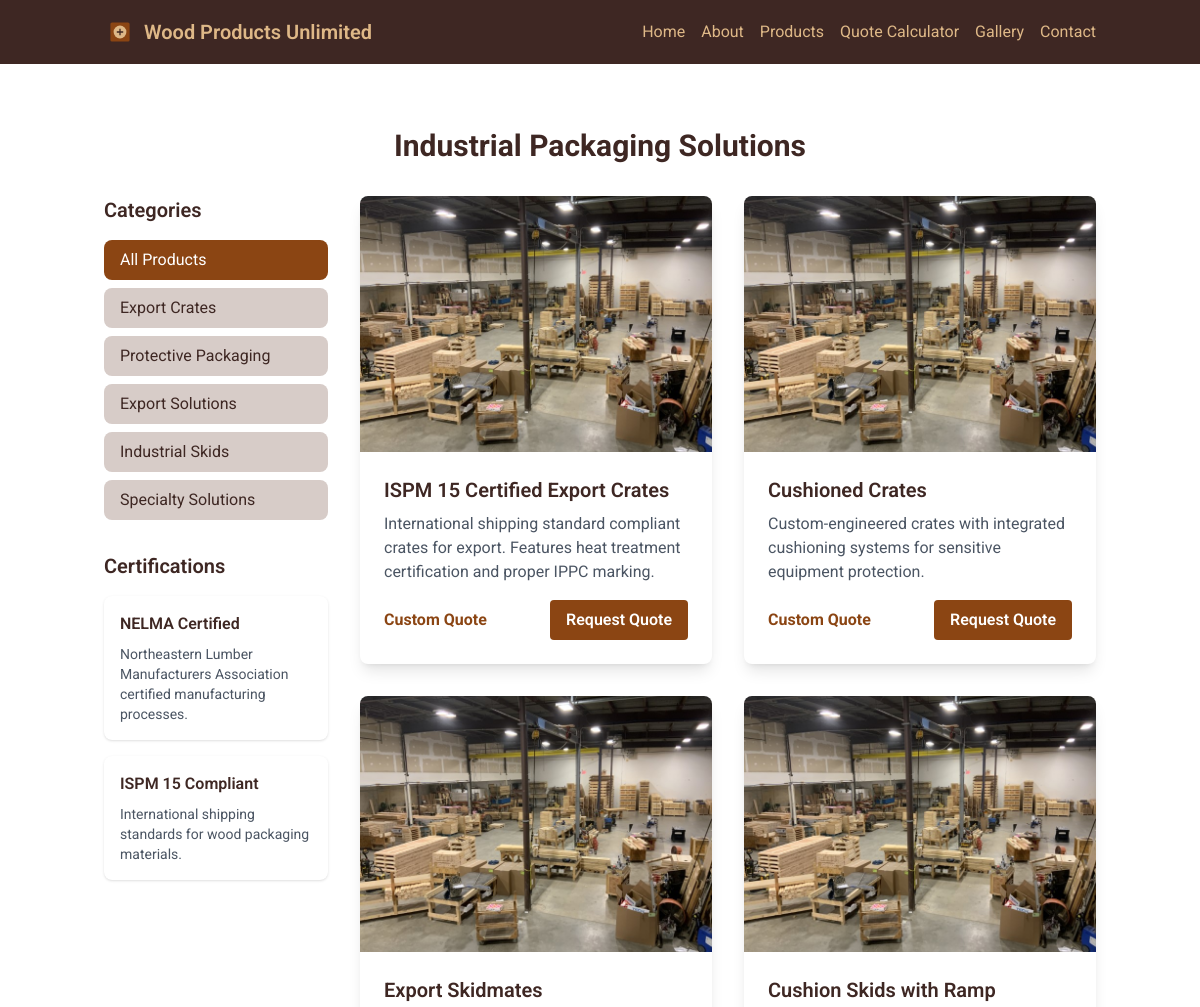
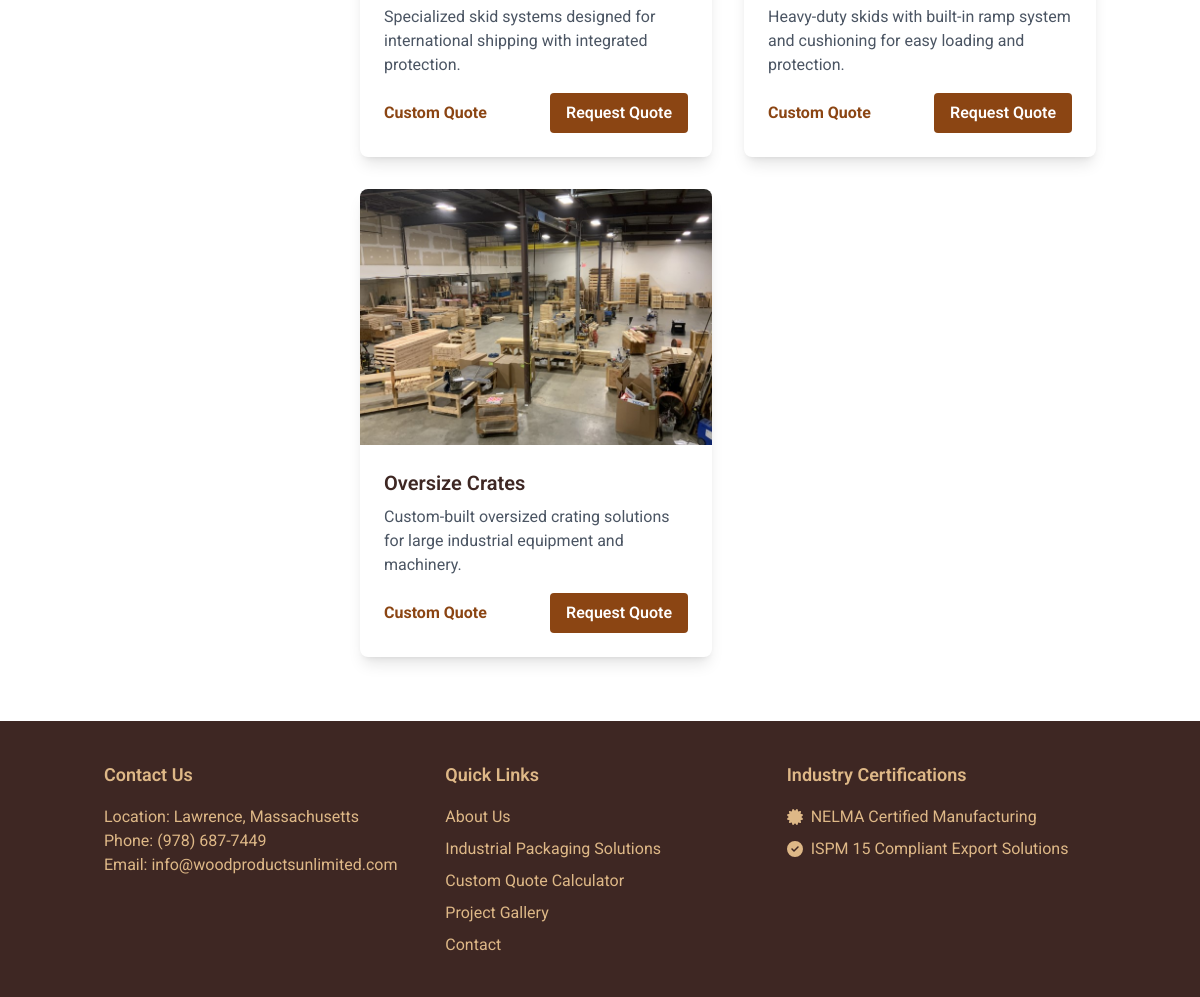
/products, run on an earlier commit of the app's database (2 pictures, top to bottom).
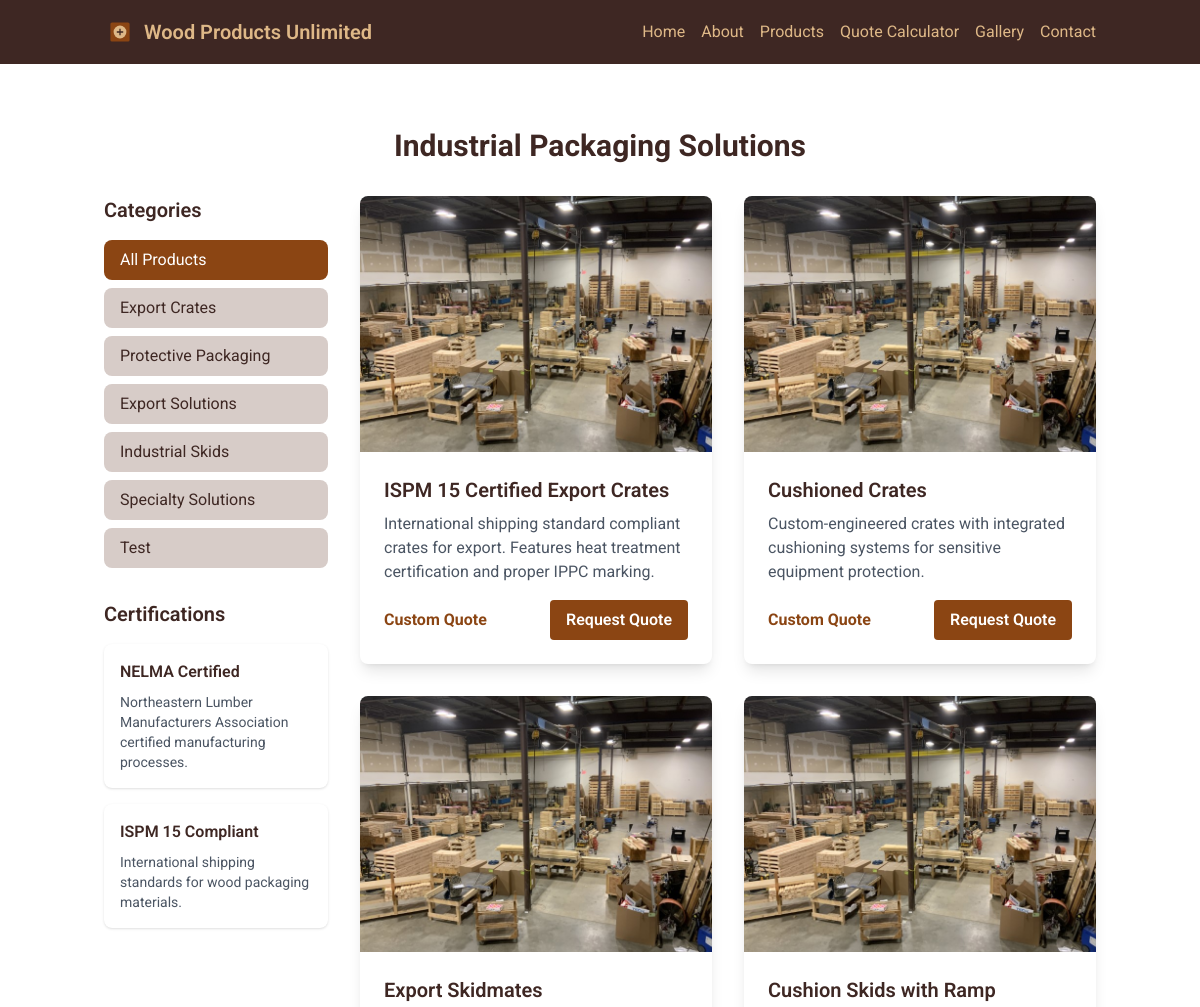
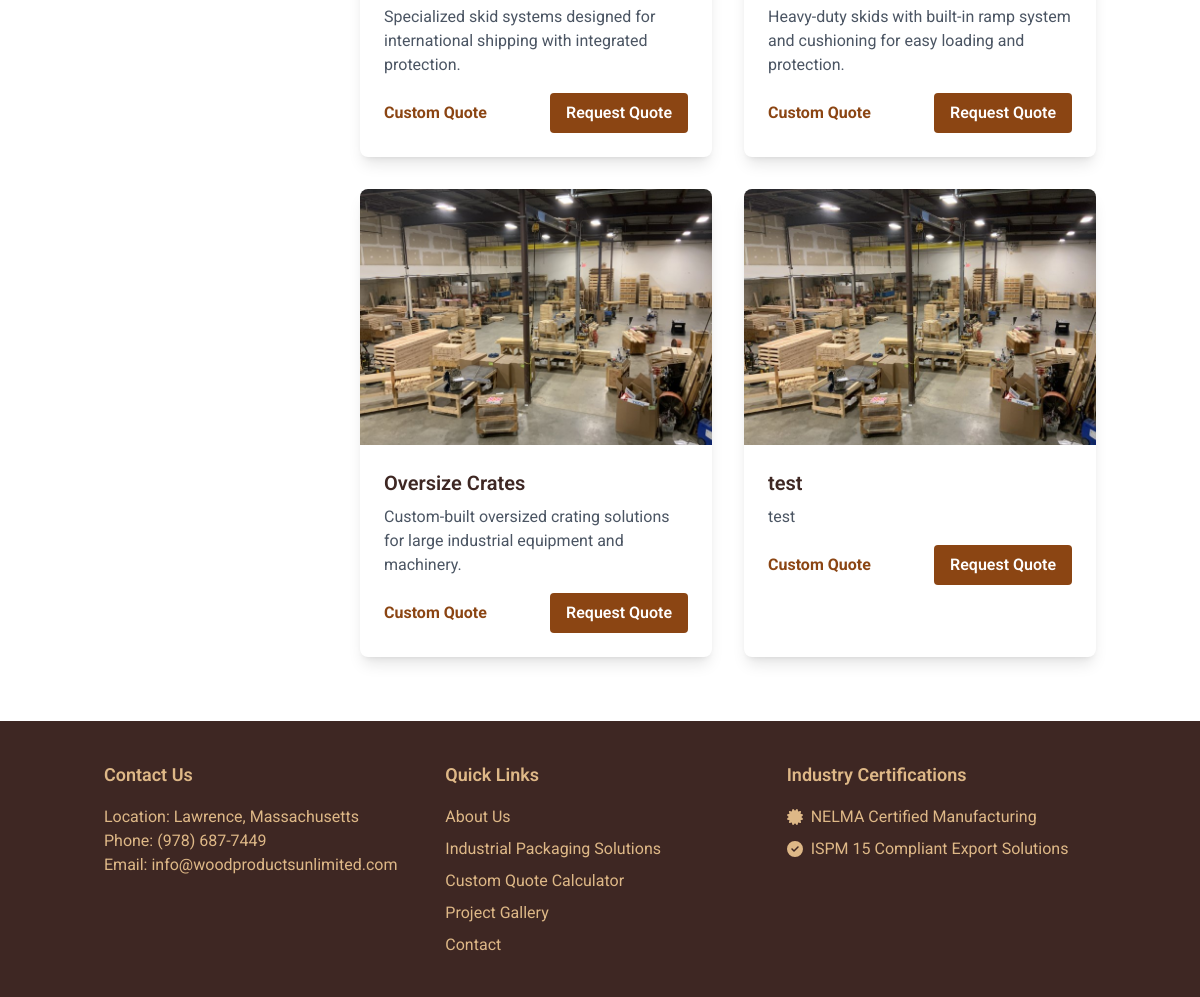
And on a later commit of the database (2 pictures, top to bottom).
### models.py (models this page shows)
class Product(db.Model):
    id = db.Column(db.Integer, primary_key=True)
    name = db.Column(db.String(100), nullable=False)
    description = db.Column(db.Text, nullable=False)
    category = db.Column(db.String(50), nullable=False)
    image_url = db.Column(db.String(200), nullable=False)
    price = db.Column(db.Float, nullable=False)
    created_at = db.Column(db.DateTime, default=datetime.utcnow)

### routes.py (the view)
@app.route('/products')
def products():
    category = request.args.get('category')
    if category:
        products = Product.query.filter_by(category=category).all()
    else:
        products = Product.query.all()
    categories = db.session.query(Product.category).distinct()
    return render_template('products.html',
                           products=products,
                           categories=categories)

### routes.py (called while the page is built)
@app.context_processor
def utility_processor():
    def get_categories():
        return db.session.query(Product.category).distinct()
    return dict(get_categories=get_categories)

### templates/products.html (shortened to what this page needs)
{% extends "base.html" %}
{% block content %}
<div class="container mx-auto px-4 py-16">
    <h1 class="text-3xl font-bold text-center mb-8">Industrial Packaging Solutions</h1>
    <div class="grid grid-cols-1 md:grid-cols-4 gap-8">
        <div class="md:col-span-1">
            <h2 class="text-xl font-semibold mb-4">Categories</h2>
            <div class="space-y-2">
                <a href="/products" class="block px-4 py-2 rounded-lg {% if not request.args.get('category') %}bg-wood-brown text-white{% else %}bg-wood-accent hover:bg-wood-brown hover:text-white{% endif %} transition duration-300">
                    All Products
                </a>
                {% for category in categories %}
                <a href="/products?category={{ category[0] }}"
                   class="block px-4 py-2 rounded-lg {% if request.args.get('category') == category[0] %}bg-wood-brown text-white{% else %}bg-wood-accent hover:bg-wood-brown hover:text-white{% endif %} transition duration-300">
                    {{ category[0] }}
                </a>
                {% endfor %}
            </div>
            <div class="mt-8">
                <h2 class="text-xl font-semibold mb-4">Certifications</h2>
                <div class="space-y-4">
                    <div class="p-4 bg-white rounded-lg shadow">
                        <h3 class="font-semibold mb-2">NELMA Certified</h3>
                        <p class="text-sm text-gray-600">Northeastern Lumber Manufacturers Association certified manufacturing processes.</p>
                    </div>
                    <div class="p-4 bg-white rounded-lg shadow">
                        <h3 class="font-semibold mb-2">ISPM 15 Compliant</h3>
                        <p class="text-sm text-gray-600">International shipping standards for wood packaging materials.</p>
                    </div>
                </div>
            </div>
        </div>
        <div class="md:col-span-3">
            <div class="grid grid-cols-1 md:grid-cols-2 gap-8">
                {% for product in products %}
                <div class="bg-white rounded-lg shadow-lg overflow-hidden transform hover:-translate-y-1 transition duration-300" itemscope itemtype="https://schema.org/Product">
                    <img src="{{ product.image_url }}" class="w-full h-64 object-cover"
                         alt="{{ product.name }} - Custom Industrial Wood Packaging Solution by Wood Products Unlimited"
                         itemprop="image">
                    <div class="p-6">
                        <h3 class="text-xl font-semibold mb-2" itemprop="name">{{ product.name }}</h3>
                        <p class="text-gray-600 mb-4" itemprop="description">{{ product.description }}</p>
                        <div class="flex justify-between items-center">
                            <div itemprop="offers" itemscope itemtype="https://schema.org/Offer">
                                <span class="text-wood-brown font-bold" itemprop="availability" content="https://schema.org/InStock">Custom Quote</span>
                            </div>
                            <a href="/contact?product={{ product.id }}" class="inline-block bg-wood-brown hover:bg-wood-dark text-white font-semibold py-2 px-4 rounded transition duration-300">Request Quote</a>
                        </div>
                    </div>
                </div>
                {% endfor %}
            </div>
        </div>
    </div>
</div>
{% endblock %}

What changed in the data, as far as the page shows it:
added Product: image_url (picture), name "test", description "test"
Also different on the page:
new list line: "Test"
